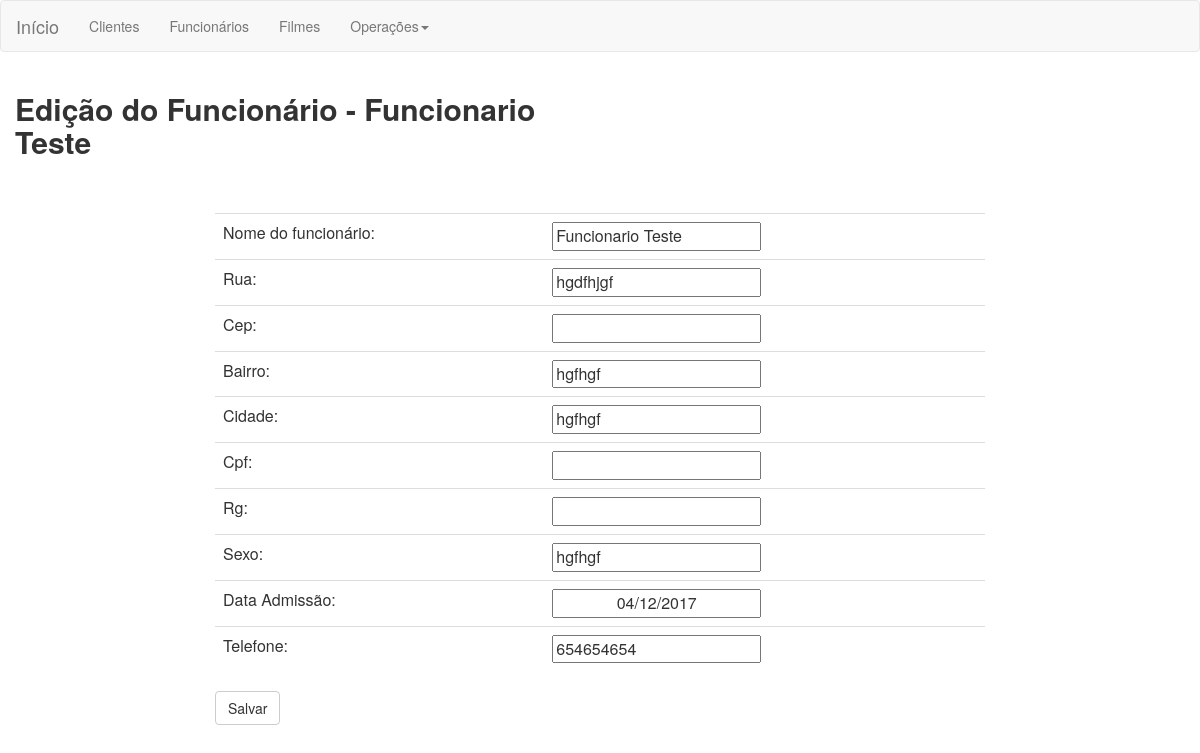
Page /views/edicao.funcionario.php?codFuncionario=1 on the earlier database version.
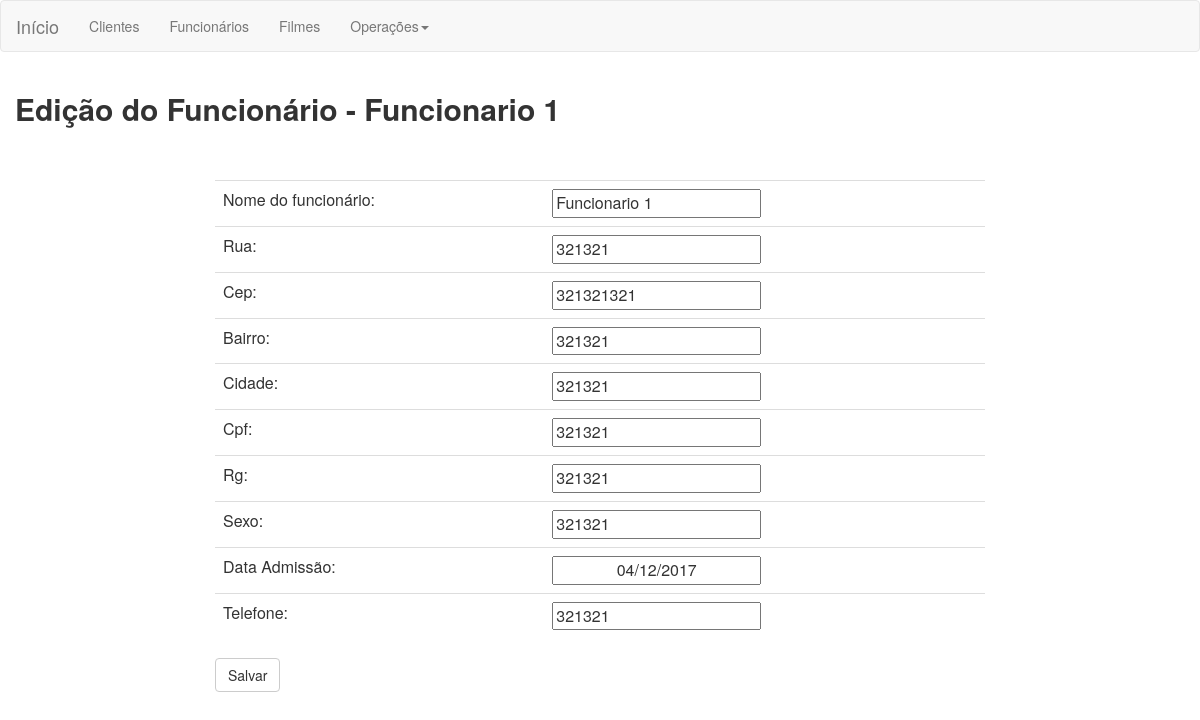
Same page on the later database version.
### tables this page shows
CREATE TABLE `funcionarios` (
  `cod_funcionario` int(11) NOT NULL,
  `nome` varchar(100) NOT NULL,
  `rua` varchar(50) NOT NULL,
  `cep` varchar(10) NOT NULL,
  `bairro` varchar(50) NOT NULL,
  `cidade` varchar(50) NOT NULL,
  `cpf` varchar(11) NOT NULL,
  `rg` varchar(10) NOT NULL,
  `sexo` varchar(15) NOT NULL,
  `data_admissao` varchar(10) DEFAULT NULL,
  `telefone` varchar(15) NOT NULL
);

### controllers/funcionario.controller.php (called while the page is built, shortened)
<?php
        $con = new ConexaoBD;
        $conexao = $con->ConnectBD();
        try {
            $res = $conexao->query("select * from funcionarios");
             $funcionarios = $res->fetchAll();
        } catch (PDOException $e){
            echo "false";
        } finally{
            $conexao = null;
        }
?>

### views/edicao.funcionario.php (the view, shortened to what this page needs)
<?php
    $con = new ConexaoBD;
    $conexao = $con->ConnectBD();
    if(isset($_GET['codFuncionario'])){
        $cod = $_GET['codFuncionario'];
        $res = $conexao->query("SELECT * from funcionarios where cod_funcionario = $cod");
        $funcionario = $res->fetchAll()[0];
    }
?>
<?php require_once('../controllers/funcionario.controller.php'); ?>
<html>
    <head>
        <link rel="stylesheet" href="../resources/bootstrap/css/bootstrap.min.css" />
    </head>
    <body>
        <div>
            <?php require_once('menu.php'); ?>
        </div>
        <div class="container-fluid">
                <div class="row">
                    <div class="col-sm-6"><h2><label>Edição do Funcionário - <?php echo $funcionario['nome']?></label></h2></div>
                    <div class="col-sm-2"></div>
                    <div class="col-sm-4"></div>
                </div>
                <br>
                <br>
                <div class="row">
                    <div class="col-sm-2"></div>
                    <div class="col-sm-8">
                        <table border="0" class="table">
                            <tr>
                                    <td>Nome do funcionário:</td>
                                <td><input value="<?php echo $funcionario['nome'] ?>" type="text" id="txtNome"></td>
                            </tr>
                            <tr>
                                    <td>Rua:</td>
                                <td><input value="<?php echo $funcionario['rua'] ?>" type="text" id="txtRua"></td>
                            </tr>
                            <tr>
                                    <td>Cep:</td>
                                <td><input value="<?php echo $funcionario['cep'] ?>" type="number" id="txtCep"></td>
                            </tr>
                             <tr>
                                    <td>Bairro:</td>
                                <td><input value="<?php echo $funcionario['bairro'] ?>" type="text" id="txtBairro"></td>
                            </tr>
                             <tr>
                                    <td>Cidade:</td>
                                <td><input value="<?php echo $funcionario['cidade'] ?>" type="text" id="txtCidade"></td>
                            </tr>
                             <tr>
                                    <td>Cpf:</td>
                                <td><input value="<?php echo $funcionario['cpf'] ?>" type="number" id="txtCpf"></td>
                            </tr>
                             <tr>
                                    <td>Rg:</td>
                                <td><input value="<?php echo $funcionario['rg'] ?>" type="number" id="txtRg"></td>
                            </tr>
                            <tr>
                                    <td>Sexo:</td>
                                <td><input value="<?php echo $funcionario['sexo'] ?>" type="text" id="txtSexo"></td>
                            </tr>
                             <tr>
                                    <td>Data Admissão:</td>
                                <td><input type="datetime" id="txtDataAdmissao" style="text-align:center;"value="<?php echo date("d/m/Y"); ?>"></td>
                            </tr>
                             <tr>
                                    <td>Telefone:</td>
                                <td><input value="<?php echo $funcionario['telefone'] ?>" type="number" id="txtTelefone"></td>
                            </tr>
                        </table>
                        <button title='Editar' class="pull-left btn btn-default" type="button" id="btnEditar" onclick="editarDados()">Salvar</button>
                        <br>
                    </div>
               </div>
        </div>
    </body>
</html>

Differences in the rows shown:
changed funcionarios: nome "Funcionario Teste" → "Funcionario 1"; rua "hgdfhjgf" → "321321"; cep (not shown) → "321321321"; bairro "hgfhgf" → "321321"; cidade "hgfhgf" → "321321"; cpf (not shown) → "321321"; rg (not shown) → "321321"; sexo "hgfhgf" → "321321"; telefone "654654654" → "321321"
